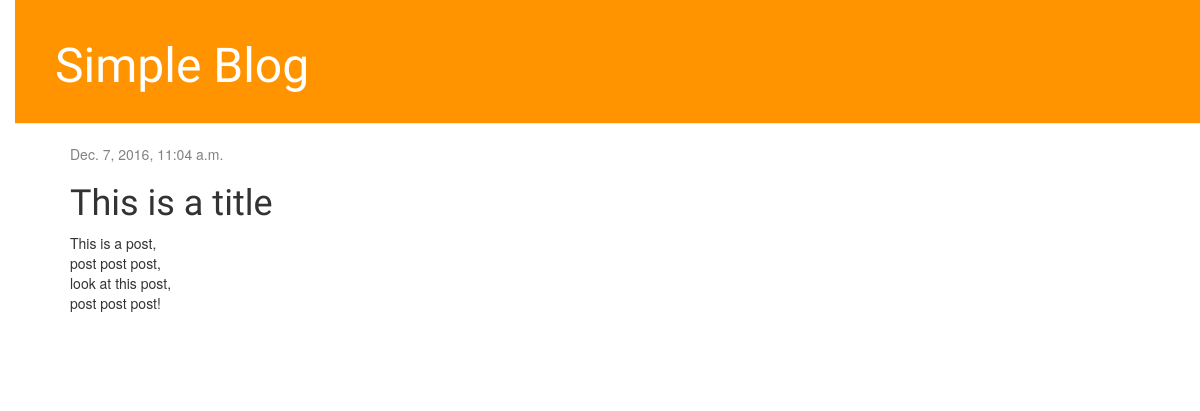
/post/1/, run on an earlier commit of the app's database.
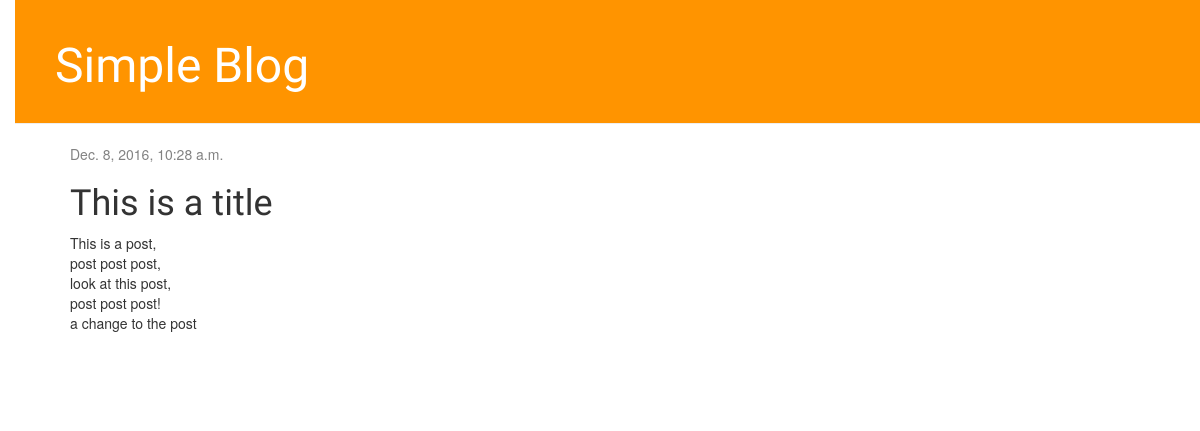
And on a later commit of the database.
### blog/models.py (models this page shows, shortened)
class Post(models.Model):
	author = models.ForeignKey('auth.User')
	title = models.CharField(max_length=200)
	text = models.TextField()
	created_date = models.DateTimeField(
		default=timezone.now)
	published_date = models.DateTimeField(
		blank=True, null=True)

### blog/views.py (the view)
# urls.py: url(r'^post/(?P<pk>\d+)/$', views.post_detail, name='post_detail'),
def post_detail(request, pk):
	post = get_object_or_404(Post, pk=pk)
	return render(request, 'blog/post_detail.html', {'post': post})

### blog/templates/blog/post_detail.html (shortened to what this page needs)
{% extends 'blog/base.html' %}
{% block content %}
	<div class="post">
		{% if post.published_date %}
			<div class="date">
				{{ post.published_date }}
			</div>
		{% else %}
			<a class="btn btn-default" href="{% url 'post_publish' pk=post.pk %}">Publish</a>
		{% endif %}
		<h1>{{ post.title }}</h1>
		<p>{{ post.text|linebreaksbr }}</p>
	</div>
{% endblock %}

What changed in the data, as far as the page shows it:
changed Post "This is a title": published_date "Dec. 7, 2016, 11:04 a.m." → "Dec. 8, 2016, 10:28 a.m."; text "This is a post, post post post, look at this post, post post post!" → "This is a post, post post post, look at this post, post post post! a change to the post"
